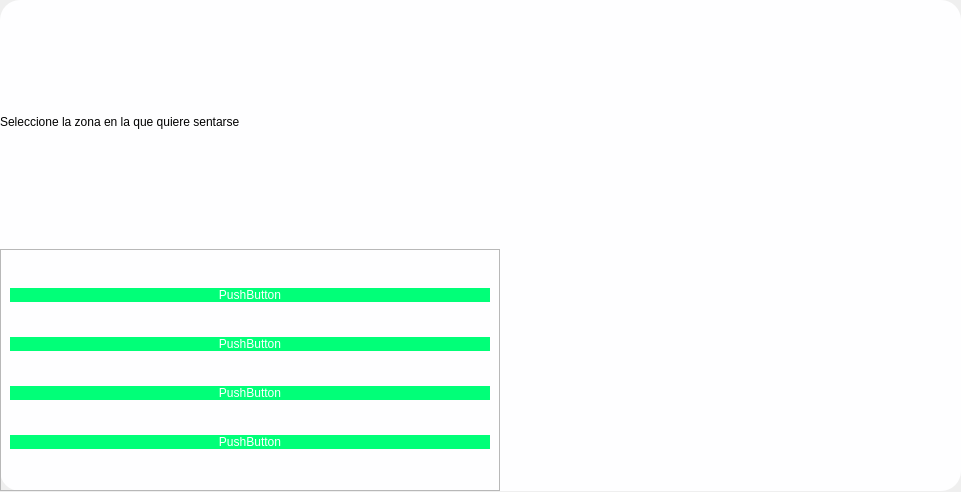
<?xml version="1.0" encoding="UTF-8"?>
<ui version="4.0">
 <class>asientos</class>
 <widget class="QDialog" name="asientos">
  <property name="geometry">
   <rect>
    <x>0</x>
    <y>0</y>
    <width>961</width>
    <height>492</height>
   </rect>
  </property>
  <property name="windowTitle">
   <string>Dialog</string>
  </property>
  <property name="styleSheet">
   <string notr="true">


#searchFrame{
border-radius: 10px;
border: 2px solid #01ff78;
}

#pushButton, #pushButton_2, pushButton_3, pushButton_4{
background-color: #01ff78;
color: #fff;
border-radius: 10px;
}
#widget{
background-color: #fefeff;
border-radius: 20px;
}

</string>
  </property>
  <widget class="QWidget" name="widget" native="true">
   <property name="geometry">
    <rect>
     <x>0</x>
     <y>0</y>
     <width>961</width>
     <height>491</height>
    </rect>
   </property>
   <layout class="QVBoxLayout" name="verticalLayout_3">
    <item>
     <widget class="QLabel" name="label">
      <property name="maximumSize">
       <size>
        <width>500</width>
        <height>1000</height>
       </size>
      </property>
      <property name="styleSheet">
       <string notr="true">color:black;</string>
      </property>
      <property name="text">
       <string>Seleccione la zona en la que quiere sentarse</string>
      </property>
     </widget>
    </item>
    <item>
     <widget class="QFrame" name="frame">
      <property name="maximumSize">
       <size>
        <width>500</width>
        <height>16777215</height>
       </size>
      </property>
      <property name="styleSheet">
       <string notr="true"/>
      </property>
      <property name="frameShape">
       <enum>QFrame::StyledPanel</enum>
      </property>
      <property name="frameShadow">
       <enum>QFrame::Raised</enum>
      </property>
      <layout class="QVBoxLayout" name="verticalLayout_2">
       <item>
        <widget class="QPushButton" name="pushButton_4">
         <property name="styleSheet">
          <string notr="true">background-color: #01ff78;
color: #fff;
border-radius: 10px;</string>
         </property>
         <property name="text">
          <string>PushButton</string>
         </property>
        </widget>
       </item>
       <item>
        <widget class="QPushButton" name="pushButton_3">
         <property name="styleSheet">
          <string notr="true">background-color: #01ff78;
color: #fff;
border-radius: 10px;</string>
         </property>
         <property name="text">
          <string>PushButton</string>
         </property>
        </widget>
       </item>
       <item>
        <widget class="QPushButton" name="pushButton_2">
         <property name="text">
          <string>PushButton</string>
         </property>
        </widget>
       </item>
       <item>
        <widget class="QPushButton" name="pushButton">
         <property name="text">
          <string>PushButton</string>
         </property>
        </widget>
       </item>
      </layout>
     </widget>
    </item>
   </layout>
  </widget>
 </widget>
 <resources/>
 <connections/>
</ui>
